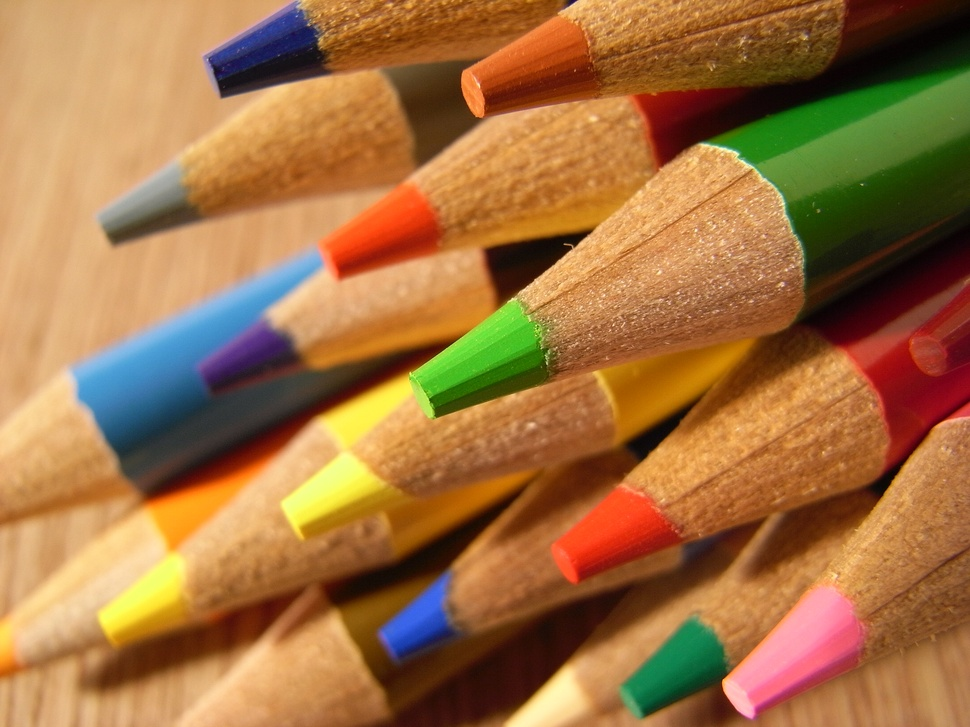
#> input picture challenge2/pencils.jpg, 970 x 727 px, shrunk from 3264 x 2448 before the run
$ python rotations.py
#> lines starting #> are read from the running program, lines starting #| are printed output that depends on the picture
from PIL import Image

im = Image.open("pencils.jpg")
#> im is the input picture: PIL image 970x727 RGB; mean R, G, B 161, 113.7, 66.1

rotated_image = im.rotate(90)
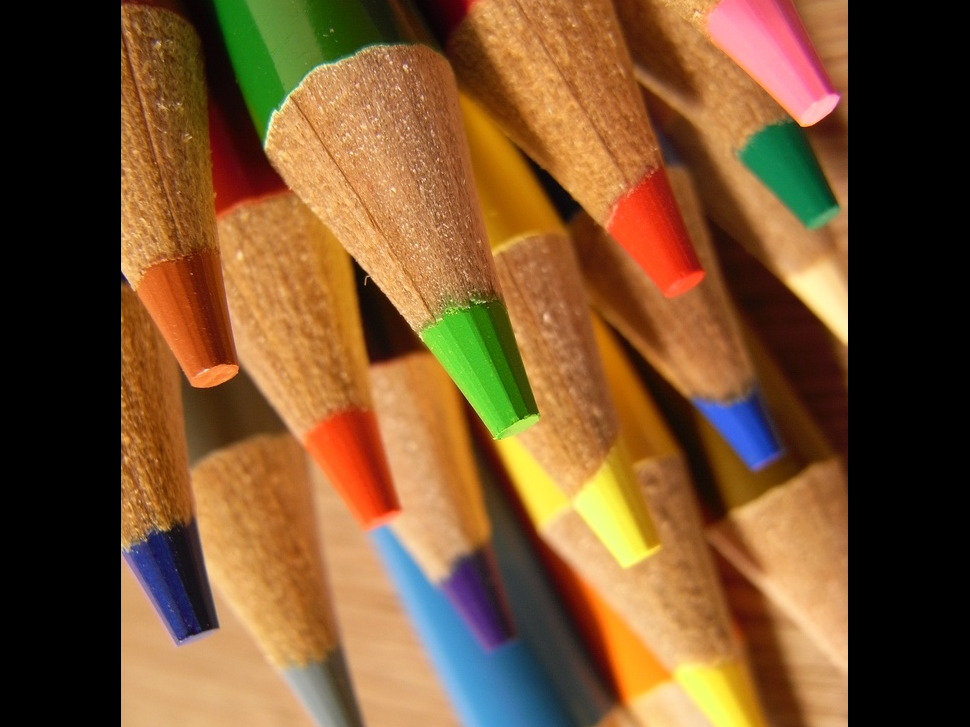
#> rotated_image: PIL image 970x727 RGB; mean R, G, B 120, 83.2, 46.5
rotated_image.save("rotated90.jpg", "JPEG")

rotated_image = im.rotate(45)
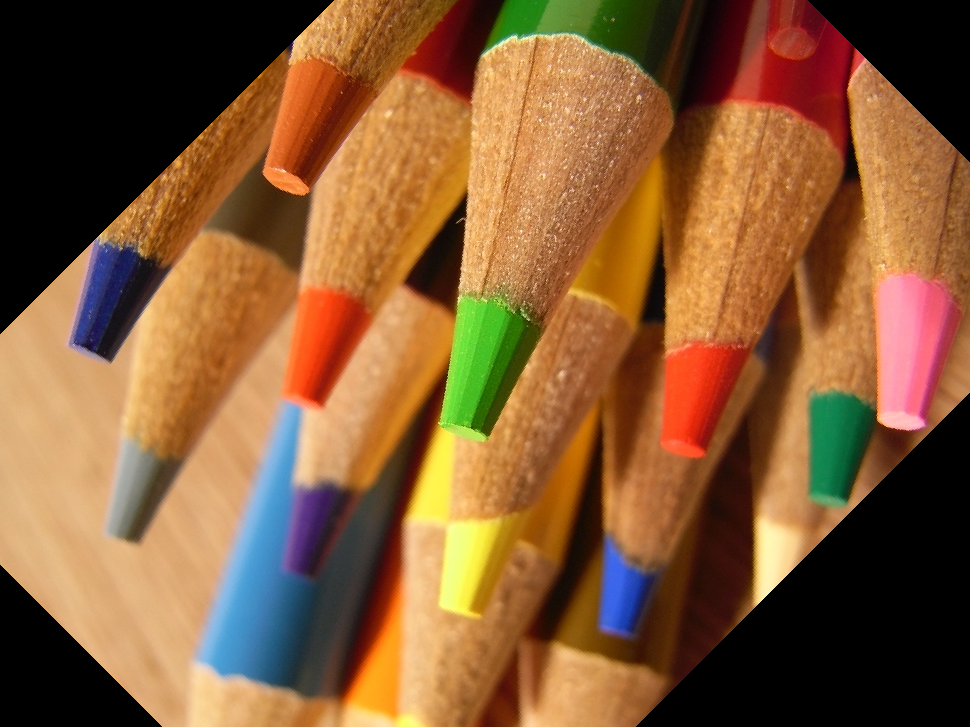
#> rotated_image: PIL image 970x727 RGB; mean R, G, B 132, 90.5, 53.3
rotated_image.save("rotated45.jpg", "JPEG")

rotated_image = im.rotate(180)
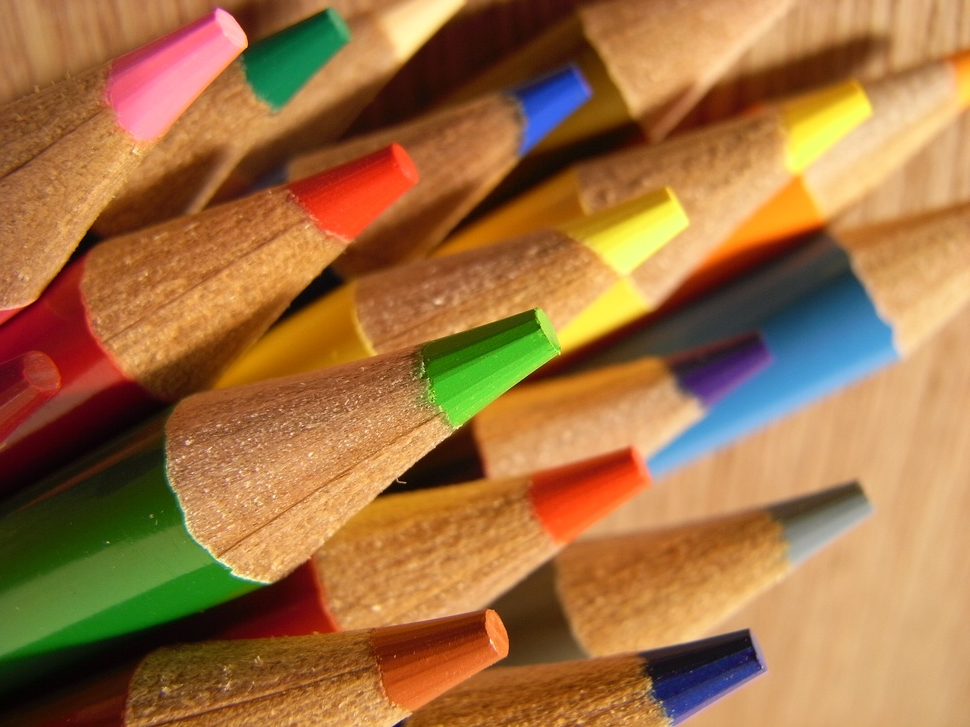
#> rotated_image: PIL image 970x727 RGB; mean R, G, B 161, 113.7, 66.1
rotated_image.save("rotated180.jpg", "JPEG")
